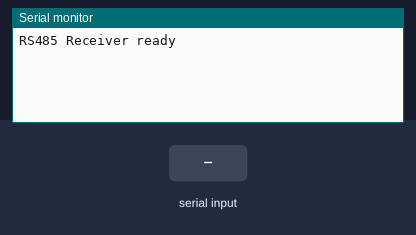
Bench run of a sketch on a simulated Arduino Uno, built with avr-gcc and run on an emulated ATmega328P. On the bench: the last lines printed to the serial monitor. The test bench sets the inputs (shaded band).

Above: at 1.2 s.
1.3 s: "1" received over the second serial link
At 2.3 s:
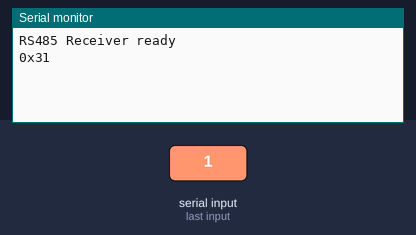
2.8 s: "0" received over the second serial link
At 3.4 s:
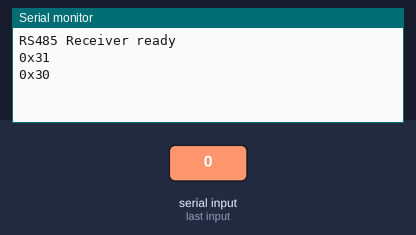
4.3 s: "2" received over the second serial link
At 5.7 s:
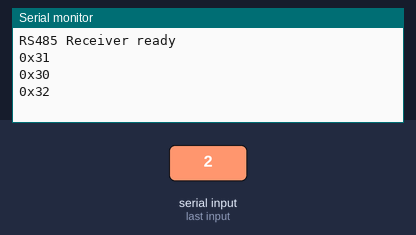

Measured:
- after the input at 1.3 s, the serial monitor: prints a new line at once (image 1)
- after the input at 2.8 s, the serial monitor: prints a new line at once (image 2)
- after the input at 4.3 s, the serial monitor: prints a new line at once (image 3)

The sketch:

nano_read_hex.ino
```cpp
#include <SoftwareSerial.h>

// Определите пины для программного последовательного порта
#define RX_PIN 11
#define TX_PIN 9

// Создайте объект SoftwareSerial
SoftwareSerial rs485Serial(RX_PIN, TX_PIN);

void setup() {
  // Настройте скорость аппаратного последовательного порта
  Serial.begin(9600);

  // Настройте скорость программного последовательного порта
  rs485Serial.begin(9600);

  Serial.println("RS485 Receiver ready");
}

void loop() {
  // Проверка наличия данных в буфере RS485
  if (rs485Serial.available()) {
    while (rs485Serial.available()) {
      int byteReceived = rs485Serial.read();
      Serial.print("0x");
      if (byteReceived < 16) {
        Serial.print("0");
      }
      Serial.print(byteReceived, HEX);
      Serial.print(" ");
    }
    Serial.println(); // Перенос строки после получения пакета
  }
}
```
